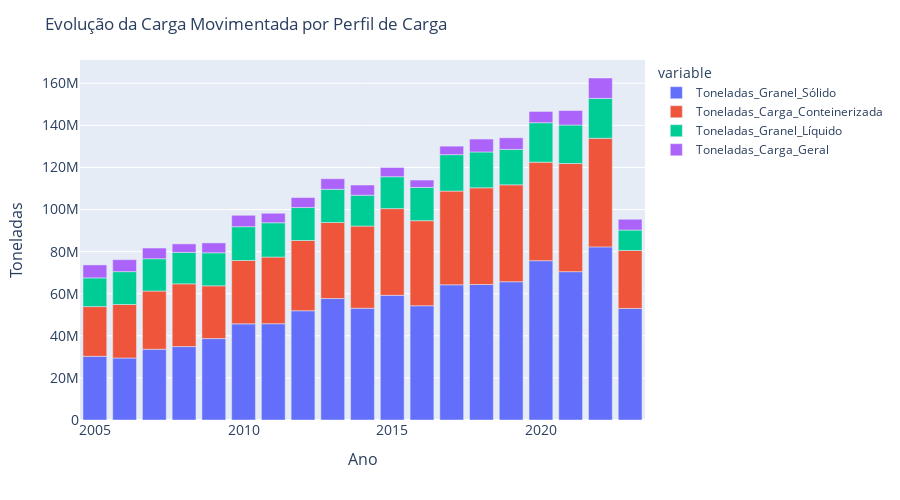
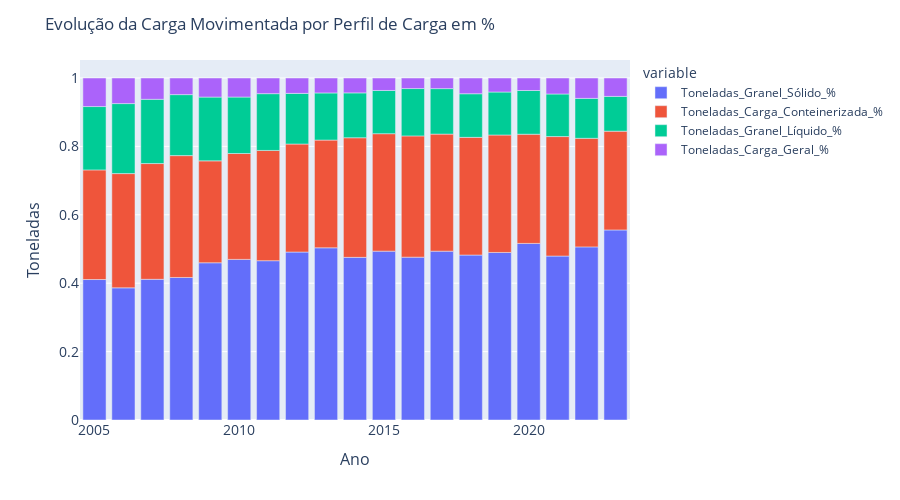

Here is the notebook cell these charts were saved with, in order:
### Markdown cell above
### Evolução do Perfil de Carga
**Hipótese 3:** Certos tipos de carga estão crescendo em participação no volume de carga movimentada.
- Visualização: Gráfico de barras empilhadas com a evolução dos volumes movimentados em valor absoluto de toneladas e em %.

### Code cell
# Agrupando por PerfilCarga
grpMov = movimentacaoGeo.assign(
    result1=np.where(movimentacaoGeo['PerfilCarga']=='GRANEL SOLIDO', movimentacaoGeo['Toneladas'], 0),
    result2=np.where(movimentacaoGeo['PerfilCarga']=='CARGA CONTEINERIZADA', movimentacaoGeo['Toneladas'], 0),
    result3=np.where(movimentacaoGeo['PerfilCarga']=='GRANEL LIQUIDO', movimentacaoGeo['Toneladas'], 0),
    result4=np.where(movimentacaoGeo['PerfilCarga']=='CARGA GERAL', movimentacaoGeo['Toneladas'], 0),
).groupby('Ano').agg(
    Toneladas=('Toneladas','sum'),
    Toneladas_Granel_Sólido=('result1','sum'),
    Toneladas_Carga_Conteinerizada=('result2','sum'),
    Toneladas_Granel_Líquido=('result3','sum'),
    Toneladas_Carga_Geral=('result4','sum')
    ).reset_index()
# Adicionando colunas em %
grpMov['Toneladas_Granel_Sólido_%'] = grpMov['Toneladas_Granel_Sólido'] / grpMov['Toneladas']
grpMov['Toneladas_Carga_Conteinerizada_%'] = grpMov['Toneladas_Carga_Conteinerizada'] / grpMov['Toneladas']
grpMov['Toneladas_Granel_Líquido_%'] = grpMov['Toneladas_Granel_Líquido'] / grpMov['Toneladas']
grpMov['Toneladas_Carga_Geral_%'] = grpMov['Toneladas_Carga_Geral'] / grpMov['Toneladas']
grpMov.head()

# Gráfico de barras empilhadas em valor absoluto
fig = px.bar(grpMov, x='Ano', 
             y=['Toneladas_Granel_Sólido',
                'Toneladas_Carga_Conteinerizada', 
                'Toneladas_Granel_Líquido',
                'Toneladas_Granel_Líquido',
                'Toneladas_Carga_Geral'])
fig.update_layout(
    title='Evolução da Carga Movimentada por Perfil de Carga',
    xaxis_tickfont_size=14,
    yaxis=dict(title='Toneladas', titlefont_size=16, tickfont_size=14),
    xaxis=dict(title='Ano', titlefont_size=16, tickfont_size=14),
    width=900,
    height=500)
fig.show()

# Gráfico de barras empilhadas em %
fig = px.bar(grpMov, x='Ano', 
             y=['Toneladas_Granel_Sólido_%',
                'Toneladas_Carga_Conteinerizada_%', 
                'Toneladas_Granel_Líquido_%',
                'Toneladas_Granel_Líquido_%',
                'Toneladas_Carga_Geral_%'])
fig.update_layout(
    title='Evolução da Carga Movimentada por Perfil de Carga em %',
    xaxis_tickfont_size=14,
    yaxis=dict(title='Toneladas', titlefont_size=16, tickfont_size=14),
    xaxis=dict(title='Ano', titlefont_size=16, tickfont_size=14),
    width=900,
    height=500)
fig.show()

### Figure 1 — Plotly figure (JSON) as saved in the notebook; plotly's stock layout.template omitted (floating-point values rounded to 4 significant figures)
{"data": [{"alignmentgroup": "True", "hovertemplate": "variable=Toneladas_Granel_Sólido<br>Ano=%{x}<br>value=%{y}<extra></extra>", "legendgroup": "Toneladas_Granel_Sólido", "marker": {"color": "#636efa", "pattern": {"shape": ""}}, "name": "Toneladas_Granel_Sólido", "offsetgroup": "Toneladas_Granel_Sólido", "orientation": "v", "showlegend": true, "textposition": "auto", "type": "bar", "x": [2005, 2006, 2007, 2008, 2009, 2010, 2011, 2012, 2013, 2014, 2015, 2016, 2017, 2018, 2019, 2020, 2021, 2022, 2023], "xaxis": "x", "y": [30260000.0, 29440000.0, 33610000.0, 34870000.0, 38680000.0, 45680000.0, 45750000.0, 51910000.0, 57710000.0, 53090000.0, 59240000.0, 54280000.0, 64230000.0, 64390000.0, 65680000.0, 75700000.0, 70490000.0, 82260000.0, 53010000.0], "yaxis": "y"}, {"alignmentgroup": "True", "hovertemplate": "variable=Toneladas_Carga_Conteinerizada<br>Ano=%{x}<br>value=%{y}<extra></extra>", "legendgroup": "Toneladas_Carga_Conteinerizada", "marker": {"color": "#EF553B", "pattern": {"shape": ""}}, "name": "Toneladas_Carga_Conteinerizada", "offsetgroup": "Toneladas_Carga_Conteinerizada", "orientation": "v", "showlegend": true, "textposition": "auto", "type": "bar", "x": [2005, 2006, 2007, 2008, 2009, 2010, 2011, 2012, 2013, 2014, 2015, 2016, 2017, 2018, 2019, 2020, 2021, 2022, 2023], "xaxis": "x", "y": [23620000.0, 25450000.0, 27660000.0, 29820000.0, 25070000.0, 30120000.0, 31660000.0, 33380000.0, 36110000.0, 39050000.0, 41200000.0, 40420000.0, 44540000.0, 45930000.0, 46060000.0, 46810000.0, 51370000.0, 51580000.0, 27550000.0], "yaxis": "y"}, {"alignmentgroup": "True", "hovertemplate": "variable=Toneladas_Granel_Líquido<br>Ano=%{x}<br>value=%{y}<extra></extra>", "legendgroup": "Toneladas_Granel_Líquido", "marker": {"color": "#00cc96", "pattern": {"shape": ""}}, "name": "Toneladas_Granel_Líquido", "offsetgroup": "Toneladas_Granel_Líquido", "orientation": "v", "showlegend": true, "textposition": "auto", "type": "bar", "x": [2005, 2006, 2007, 2008, 2009, 2010, 2011, 2012, 2013, 2014, 2015, 2016, 2017, 2018, 2019, 2020, 2021, 2022, 2023], "xaxis": "x", "y": [13640000.0, 15590000.0, 15350000.0, 14930000.0, 15690000.0, 16050000.0, 16300000.0, 15650000.0, 15800000.0, 14650000.0, 15160000.0, 15780000.0, 17300000.0, 17030000.0, 16840000.0, 18750000.0, 18300000.0, 18970000.0, 9693000.0], "yaxis": "y"}, {"alignmentgroup": "True", "hovertemplate": "variable=Toneladas_Carga_Geral<br>Ano=%{x}<br>value=%{y}<extra></extra>", "legendgroup": "Toneladas_Carga_Geral", "marker": {"color": "#ab63fa", "pattern": {"shape": ""}}, "name": "Toneladas_Carga_Geral", "offsetgroup": "Toneladas_Carga_Geral", "orientation": "v", "showlegend": true, "textposition": "auto", "type": "bar", "x": [2005, 2006, 2007, 2008, 2009, 2010, 2011, 2012, 2013, 2014, 2015, 2016, 2017, 2018, 2019, 2020, 2021, 2022, 2023], "xaxis": "x", "y": [6154000.0, 5701000.0, 5090000.0, 4064000.0, 4693000.0, 5418000.0, 4500000.0, 4752000.0, 5011000.0, 4856000.0, 4378000.0, 3518000.0, 4042000.0, 6143000.0, 5502000.0, 5358000.0, 6876000.0, 9688000.0, 5132000.0], "yaxis": "y"}], "layout": {"barmode": "relative", "height": 500, "legend": {"title": {"text": "variable"}, "tracegroupgap": 0}, "margin": {"t": 60}, "title": {"text": "Evolução da Carga Movimentada por Perfil de Carga"}, "width": 900, "xaxis": {"anchor": "y", "domain": [0, 1], "tickfont": {"size": 14}, "title": {"font": {"size": 16}, "text": "Ano"}}, "yaxis": {"anchor": "x", "domain": [0, 1], "tickfont": {"size": 14}, "title": {"font": {"size": 16}, "text": "Toneladas"}}}}

### Figure 2 — Plotly figure (JSON) as saved in the notebook; plotly's stock layout.template omitted (floating-point values rounded to 4 significant figures)
{"data": [{"alignmentgroup": "True", "hovertemplate": "variable=Toneladas_Granel_Sólido_%<br>Ano=%{x}<br>value=%{y}<extra></extra>", "legendgroup": "Toneladas_Granel_Sólido_%", "marker": {"color": "#636efa", "pattern": {"shape": ""}}, "name": "Toneladas_Granel_Sólido_%", "offsetgroup": "Toneladas_Granel_Sólido_%", "orientation": "v", "showlegend": true, "textposition": "auto", "type": "bar", "x": [2005, 2006, 2007, 2008, 2009, 2010, 2011, 2012, 2013, 2014, 2015, 2016, 2017, 2018, 2019, 2020, 2021, 2022, 2023], "xaxis": "x", "y": [0.4107, 0.3864, 0.4114, 0.4167, 0.4597, 0.4696, 0.4658, 0.4911, 0.5035, 0.4755, 0.4937, 0.4761, 0.4937, 0.4823, 0.4899, 0.5163, 0.4794, 0.5062, 0.5557], "yaxis": "y"}, {"alignmentgroup": "True", "hovertemplate": "variable=Toneladas_Carga_Conteinerizada_%<br>Ano=%{x}<br>value=%{y}<extra></extra>", "legendgroup": "Toneladas_Carga_Conteinerizada_%", "marker": {"color": "#EF553B", "pattern": {"shape": ""}}, "name": "Toneladas_Carga_Conteinerizada_%", "offsetgroup": "Toneladas_Carga_Conteinerizada_%", "orientation": "v", "showlegend": true, "textposition": "auto", "type": "bar", "x": [2005, 2006, 2007, 2008, 2009, 2010, 2011, 2012, 2013, 2014, 2015, 2016, 2017, 2018, 2019, 2020, 2021, 2022, 2023], "xaxis": "x", "y": [0.3206, 0.3341, 0.3385, 0.3563, 0.298, 0.3096, 0.3224, 0.3158, 0.315, 0.3498, 0.3434, 0.3546, 0.3423, 0.3441, 0.3435, 0.3193, 0.3493, 0.3174, 0.2888], "yaxis": "y"}, {"alignmentgroup": "True", "hovertemplate": "variable=Toneladas_Granel_Líquido_%<br>Ano=%{x}<br>value=%{y}<extra></extra>", "legendgroup": "Toneladas_Granel_Líquido_%", "marker": {"color": "#00cc96", "pattern": {"shape": ""}}, "name": "Toneladas_Granel_Líquido_%", "offsetgroup": "Toneladas_Granel_Líquido_%", "orientation": "v", "showlegend": true, "textposition": "auto", "type": "bar", "x": [2005, 2006, 2007, 2008, 2009, 2010, 2011, 2012, 2013, 2014, 2015, 2016, 2017, 2018, 2019, 2020, 2021, 2022, 2023], "xaxis": "x", "y": [0.1852, 0.2047, 0.1878, 0.1784, 0.1865, 0.165, 0.166, 0.1481, 0.1378, 0.1312, 0.1263, 0.1384, 0.133, 0.1276, 0.1256, 0.1279, 0.1245, 0.1168, 0.1016], "yaxis": "y"}, {"alignmentgroup": "True", "hovertemplate": "variable=Toneladas_Carga_Geral_%<br>Ano=%{x}<br>value=%{y}<extra></extra>", "legendgroup": "Toneladas_Carga_Geral_%", "marker": {"color": "#ab63fa", "pattern": {"shape": ""}}, "name": "Toneladas_Carga_Geral_%", "offsetgroup": "Toneladas_Carga_Geral_%", "orientation": "v", "showlegend": true, "textposition": "auto", "type": "bar", "x": [2005, 2006, 2007, 2008, 2009, 2010, 2011, 2012, 2013, 2014, 2015, 2016, 2017, 2018, 2019, 2020, 2021, 2022, 2023], "xaxis": "x", "y": [0.08352, 0.07483, 0.0623, 0.04856, 0.05578, 0.0557, 0.04582, 0.04496, 0.04372, 0.0435, 0.03649, 0.03086, 0.03107, 0.04601, 0.04104, 0.03654, 0.04676, 0.05962, 0.0538], "yaxis": "y"}], "layout": {"barmode": "relative", "height": 500, "legend": {"title": {"text": "variable"}, "tracegroupgap": 0}, "margin": {"t": 60}, "title": {"text": "Evolução da Carga Movimentada por Perfil de Carga em %"}, "width": 900, "xaxis": {"anchor": "y", "domain": [0, 1], "tickfont": {"size": 14}, "title": {"font": {"size": 16}, "text": "Ano"}}, "yaxis": {"anchor": "x", "domain": [0, 1], "tickfont": {"size": 14}, "title": {"font": {"size": 16}, "text": "Toneladas"}}}}
